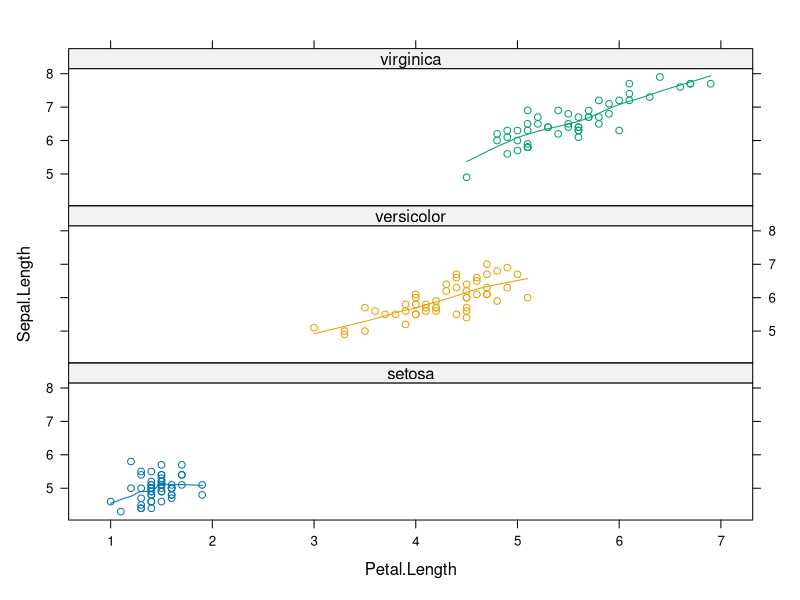

This figure's R source:
library(lattice)

data("iris")
head(iris)

input <- iris[,c('Sepal.Length','Sepal.Width','Petal.Length','Petal.Width','Species')]

xyplot(Sepal.Length ~ Petal.Length | Species,
       group = Species,
       data = input,
       type = c("p", "smooth"),
       layout = (c(1,3)))
